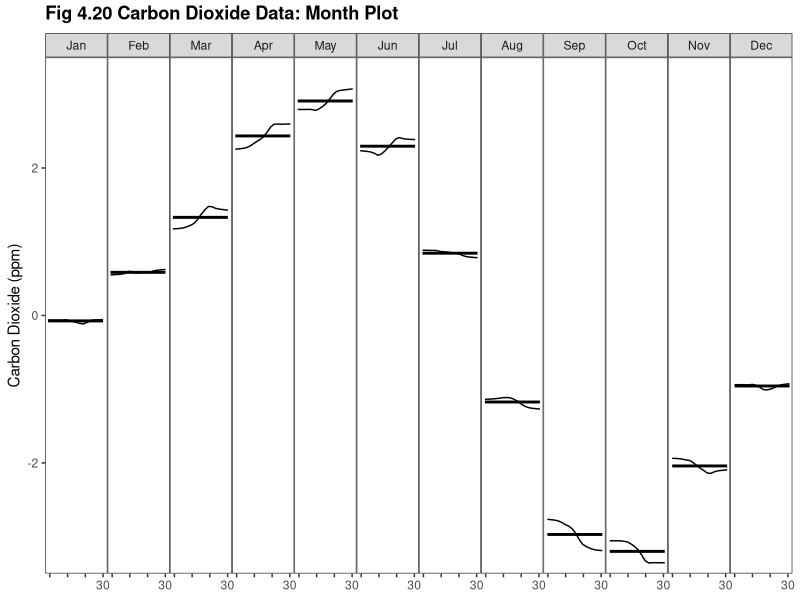
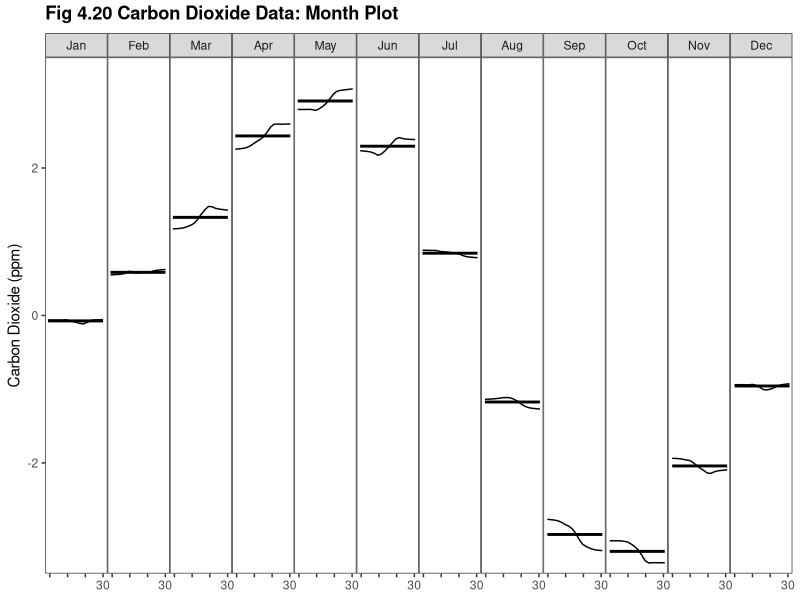

Here is the R script that generated these plots, in order:
library(ggplot2)
library(plyr)
library(grid) # unit()

this_base <- "fig04-20_carbon-dioxide-data-month-plot"

co2_trim <- window(co2, c(1959,1), c(1990,12))
fit <- stl(co2_trim, s.window = 20, t.window = 20)

my_data <- data.frame(
  month = factor(1:12, labels = month.abb),
  x = time(fit$time.series), 
  fit$time.series)

p <- ggplot(my_data, aes(x = x, y = seasonal)) +
  geom_line() +
  facet_wrap(~ month, nrow = 1) +
  stat_smooth(method = "lm", formula = y~1, se = F, colour = "black") +
  scale_x_continuous(labels = c("", "", "", 30)) +
  scale_y_continuous(breaks = seq(-2, 2, 2), limits = c(-3.5, 3.5), 
                     expand = c(0, 0)) +
  labs(x = NULL, y = "Carbon Dioxide (ppm)") +
  ggtitle("Fig 4.20 Carbon Dioxide Data: Month Plot") +
  theme_bw() +
  theme(panel.grid.major = element_blank(),
        panel.grid.minor = element_blank(),
        plot.title = element_text(size = rel(1.2), face = "bold", vjust = 1.5),
        panel.margin = unit(0, "cm")) 

p

ggsave(paste0(this_base, ".png"), 
       p, width = 5, height = 6)

## pedantic: missing x axis at top of chart 
